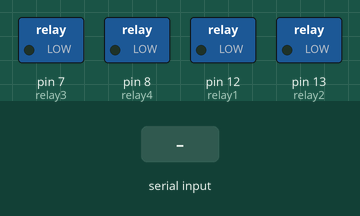
Recording of a sketch running on a simulated Arduino Uno, built with avr-gcc and run on an emulated ATmega328P. Shown: switched loads named in the sketch (green lamp = pin HIGH). The inputs (shaded band) are chosen by the test bench.

Above: at 1.2 s.
1.3 s: "1" received over Serial
At 2.2 s:
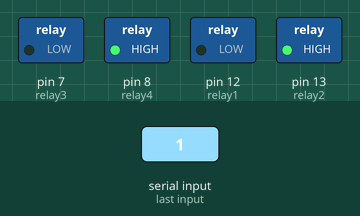
2.8 s: "2" received over Serial
At 3.4 s:
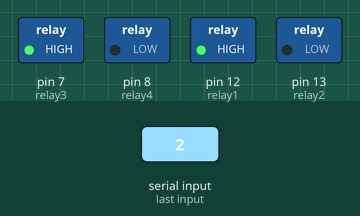
4.3 s: "4" received over Serial
At 5.7 s:
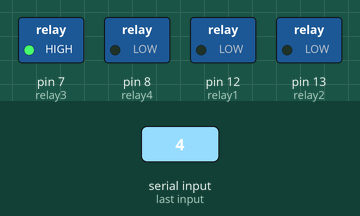
6.0 s: "5" received over Serial
At 6.1 s:
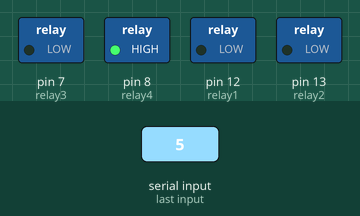
7.7 s: "4" received over Serial
At 7.8 s:
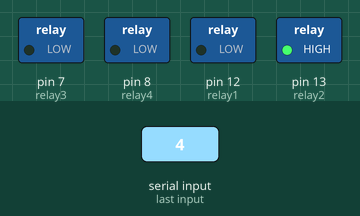
Timing chart, 0 to 10.4 s (numbered marks = the images above; inputs shaded):
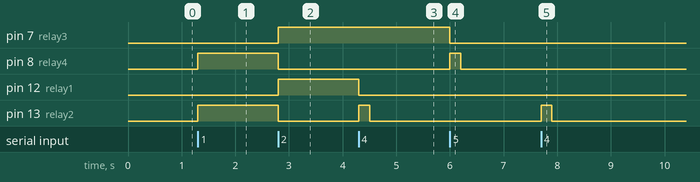

The sketch:

mesa_automatica.ino
```cpp
//------------------------------------
//Declara puertos de entradas y salidas
//------------------------------------

int relay1   =12;            //Pin donde se encuentra el relay de salida.
int relay2   =13;            //Pin donde se encuentra el relay de salida.
int relay3 =7;            //Pin donde se encuentra el relay de salida.
int relay4 =8;            //Pin donde se encuentra el relay de salida.
int option;

//------------------------------------
//Funcion principal
//------------------------------------
void setup() // Se ejecuta cada vez que el Arduino se inicia
{
 Serial.begin(9600);
 pinMode(relay1,OUTPUT);      //Configurar el relay de salida 1
 pinMode(relay2,OUTPUT);      //Configurar el relay de salida 1
 pinMode(relay3,OUTPUT);      //Configurar el relay de salida 1
 pinMode(relay4,OUTPUT);      //Configurar el relay de salida 1
 digitalWrite(relay1,LOW);
 digitalWrite(relay2,LOW);
 digitalWrite(relay3,LOW);
 digitalWrite(relay4,LOW);
}

//------------------------------------
//Funcion ciclicla
//------------------------------------
void loop() // Esta funcion se mantiene ejecutando
{           //  cuando este energizado el Arduino
   if (Serial.available()>0)
  {
    option=Serial.read();
    if(option=='1')
    {
      digitalWrite(relay1,LOW);
      digitalWrite(relay2,HIGH);
      digitalWrite(relay3,LOW);
      digitalWrite(relay4,HIGH);
    }
    if(option=='2')
    {
         digitalWrite(relay1,HIGH);
         digitalWrite(relay2,LOW);
         digitalWrite(relay3,HIGH);
         digitalWrite(relay4,LOW);

    }
    if(option=='3')
    {
         digitalWrite(relay1,LOW);
         digitalWrite(relay2,LOW);
         digitalWrite(relay3,LOW);
         digitalWrite(relay4,LOW);
    }
    if(option=='4')
    {
      digitalWrite(relay1,LOW);
      digitalWrite(relay2,HIGH);
      delay(200);
      digitalWrite(relay2,LOW);
    }
    if(option=='5')
    {
      digitalWrite(relay3,LOW);
      digitalWrite(relay4,HIGH);
      delay(200);
      digitalWrite(relay4,LOW);
    }
  }
}

//Fin programa
```

Measured:
- after the input at 1.3 s, pin 8 (relay4), pin 13 (relay2): LOW → HIGH at once
- after the input at 2.8 s, pin 7 (relay3), pin 12 (relay1): LOW → HIGH at once; pin 8 (relay4), pin 13 (relay2): HIGH → LOW at once
- after the input at 4.3 s, pin 12 (relay1): HIGH → LOW at once; pin 13 (relay2): LOW → HIGH at once, → LOW 0.20 s later
- after the input at 6.0 s, pin 7 (relay3): HIGH → LOW at once; pin 8 (relay4): LOW → HIGH at once, → LOW 0.20 s later
- after the input at 7.7 s, pin 13 (relay2): LOW → HIGH at once, → LOW 0.20 s later
